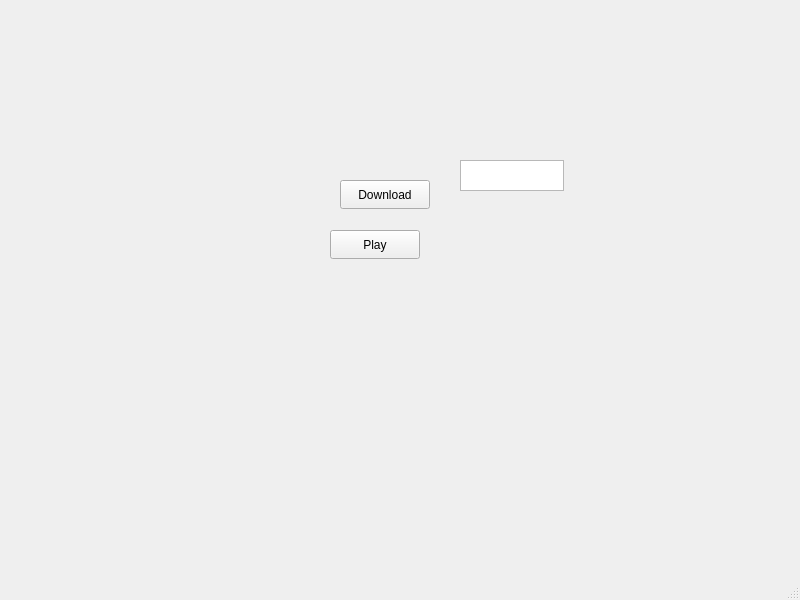
<?xml version="1.0" encoding="UTF-8"?>
<ui version="4.0">
 <class>MusicApp</class>
 <widget class="QMainWindow" name="MusicApp">
  <property name="geometry">
   <rect>
    <x>0</x>
    <y>0</y>
    <width>800</width>
    <height>600</height>
   </rect>
  </property>
  <property name="windowTitle">
   <string>MusicApp</string>
  </property>
  <widget class="QWidget" name="centralwidget">
   <widget class="QPushButton" name="PlayButton">
    <property name="geometry">
     <rect>
      <x>330</x>
      <y>230</y>
      <width>90</width>
      <height>29</height>
     </rect>
    </property>
    <property name="text">
     <string>Play</string>
    </property>
    <property name="autoDefault">
     <bool>false</bool>
    </property>
   </widget>
   <widget class="QPushButton" name="DownloadButton">
    <property name="geometry">
     <rect>
      <x>340</x>
      <y>180</y>
      <width>90</width>
      <height>29</height>
     </rect>
    </property>
    <property name="text">
     <string>Download</string>
    </property>
   </widget>
   <widget class="QTextEdit" name="LinkInput">
    <property name="geometry">
     <rect>
      <x>460</x>
      <y>160</y>
      <width>104</width>
      <height>31</height>
     </rect>
    </property>
   </widget>
  </widget>
  <widget class="QMenuBar" name="menubar">
   <property name="geometry">
    <rect>
     <x>0</x>
     <y>0</y>
     <width>800</width>
     <height>25</height>
    </rect>
   </property>
  </widget>
  <widget class="QStatusBar" name="statusbar"/>
 </widget>
 <resources/>
 <connections/>
</ui>
